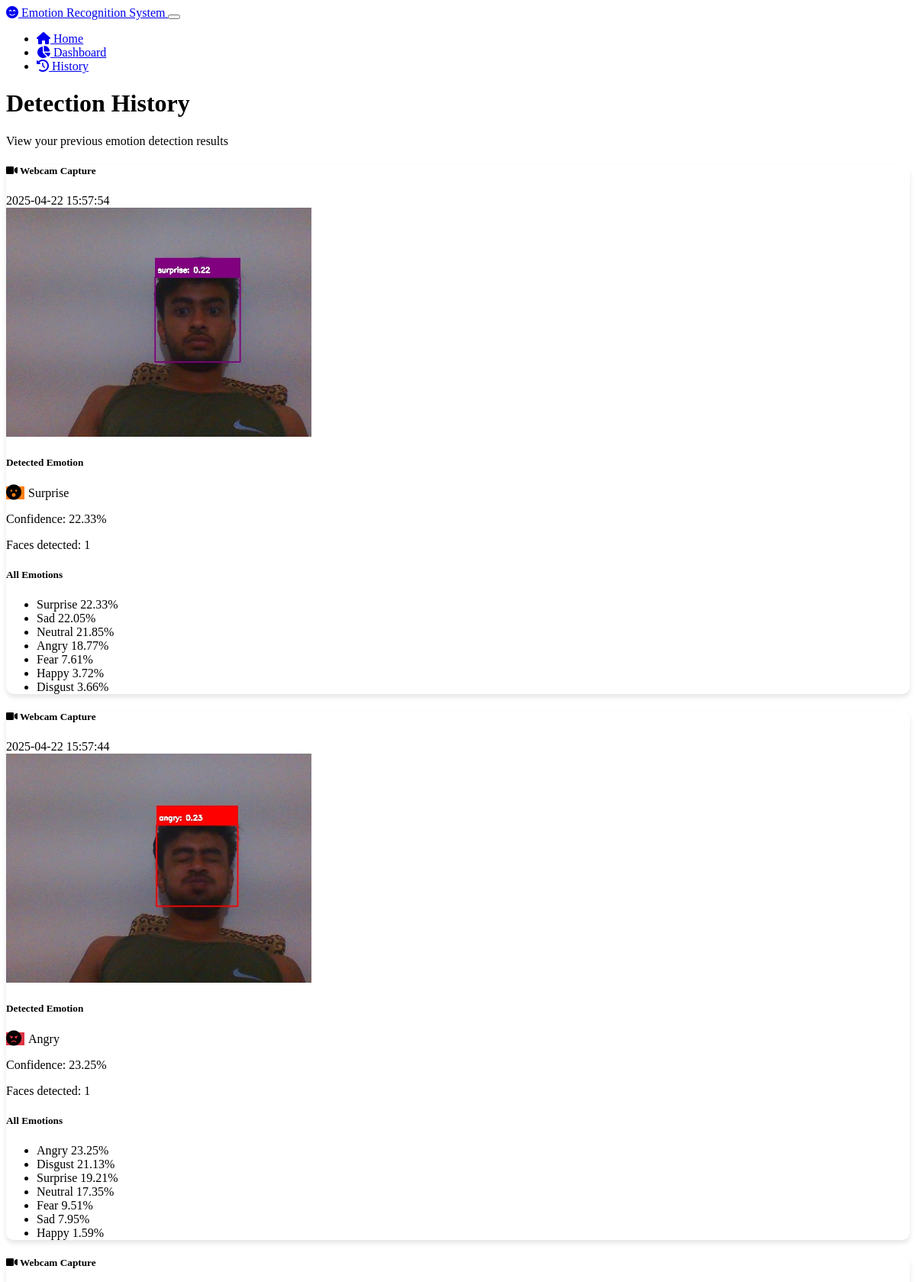
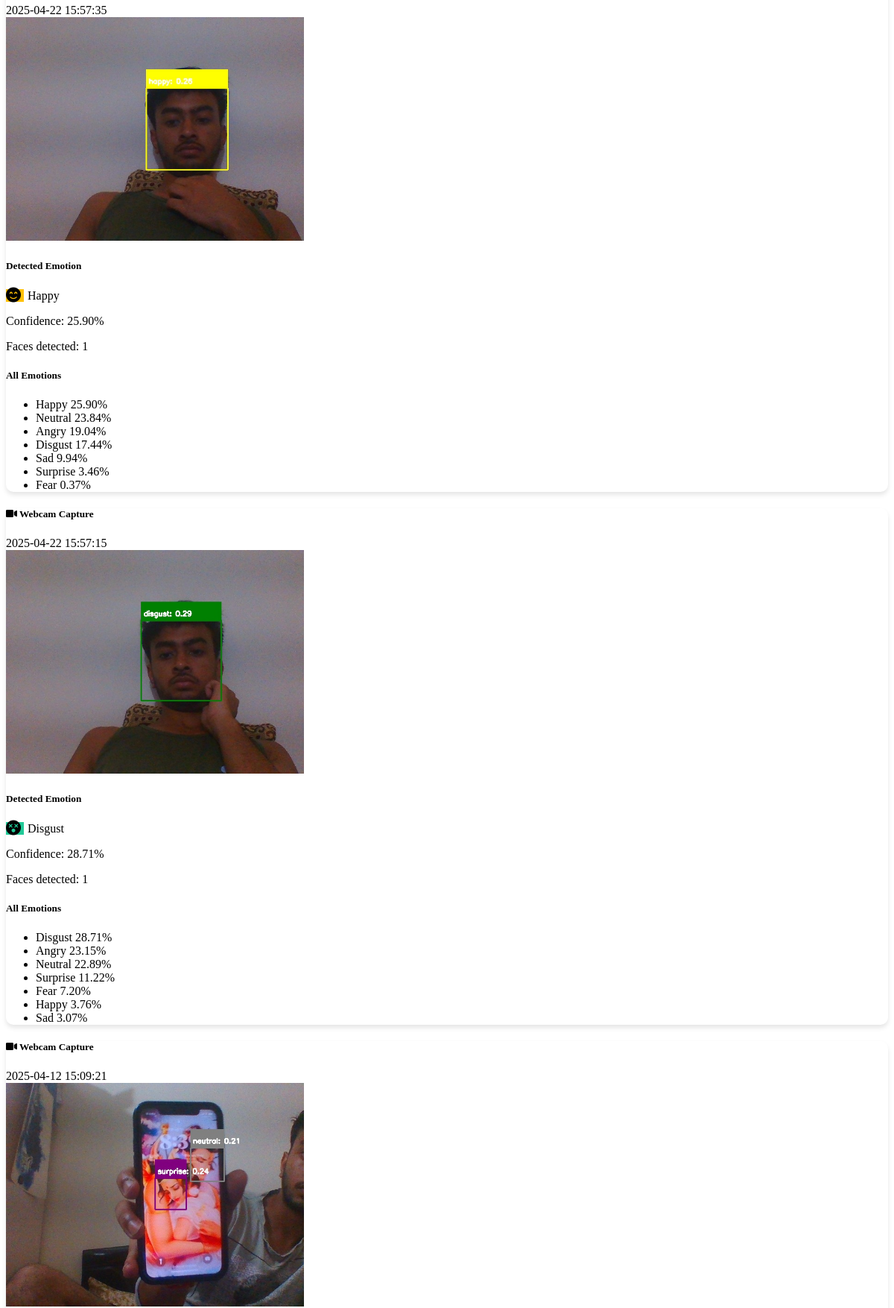
Page /history?page=2 (upper part) on the committed database (2 pictures, top to bottom).
### models.py (models this page shows, shortened)
class EmotionResult(db.Model):
    id = db.Column(db.Integer, primary_key=True)
    timestamp = db.Column(db.DateTime, default=datetime.utcnow)
    filename = db.Column(db.String(255))
    source_type = db.Column(db.String(20))  # 'upload' or 'webcam'
    emotions_json = db.Column(db.Text)
    @property
    def emotions(self):
        if self.emotions_json:
            return json.loads(self.emotions_json)
        return {}
    dominant_emotion = db.Column(db.String(50))
    confidence = db.Column(db.Float)
    faces_detected = db.Column(db.Integer, default=0)

### routes.py (the view)
@app.route('/history')
def history():
    page = request.args.get('page', 1, type=int)
    per_page = 10
    results = EmotionResult.query.order_by(EmotionResult.timestamp.desc()).paginate(
        page=page, per_page=per_page, error_out=False)
    return render_template('history.html', results=results)

### templates/history.html (shortened to what this page needs)
{% extends 'layout.html' %}
{% block content %}
<div class="row mb-4">
    <div class="col-md-12">
        <h1 class="display-5">Detection History</h1>
        <p class="lead">View your previous emotion detection results</p>
    </div>
</div>
{% if results.items %}
    <div class="row">
        {% for result in results.items %}
            <div class="col-md-6 mb-4">
                <div class="card emotion-card">
                    <div class="card-header {% if result.source_type == 'upload' %}bg-primary{% else %}bg-success{% endif %} text-white">
                        <div class="d-flex justify-content-between align-items-center">
                            <h5 class="mb-0">
                                {% if result.source_type == 'upload' %}
                                    <i class="fas fa-image me-2"></i> Uploaded Image
                                {% else %}
                                    <i class="fas fa-video me-2"></i> Webcam Capture
                                {% endif %}
                            </h5>
                            <span class="badge bg-light text-dark">{{ result.timestamp.strftime('%Y-%m-%d %H:%M:%S') }}</span>
                        </div>
                    </div>
                    <div class="card-body">
                        {% if result.filename %}
                            <div class="text-center mb-4">
                                <img src="{{ url_for('uploaded_file', filename=result.filename) }}"
                                     alt="Detection result"
                                     class="img-fluid rounded"
                                     style="max-height: 300px;">
                            </div>
                        {% endif %}
                        <div class="row">
                            <div class="col-md-6">
                                <h5>Detected Emotion</h5>
                                <div class="d-flex align-items-center mb-3">
                                    <span class="badge emotion-badge p-2 me-2
                                        {% if result.dominant_emotion == 'angry' %}emotion-angry
                                        {% elif result.dominant_emotion == 'disgust' %}emotion-disgust
                                        {% elif result.dominant_emotion == 'fear' %}emotion-fear
                                        {% elif result.dominant_emotion == 'happy' %}emotion-happy
                                        {% elif result.dominant_emotion == 'sad' %}emotion-sad
                                        {% elif result.dominant_emotion == 'surprise' %}emotion-surprise
                                        {% else %}emotion-neutral{% endif %}">
                                        <i class="fas
                                            {% if result.dominant_emotion == 'angry' %}fa-angry
                                            {% elif result.dominant_emotion == 'disgust' %}fa-dizzy
                                            {% elif result.dominant_emotion == 'fear' %}fa-grimace
                                            {% elif result.dominant_emotion == 'happy' %}fa-smile-beam
                                            {% elif result.dominant_emotion == 'sad' %}fa-sad-tear
                                            {% elif result.dominant_emotion == 'surprise' %}fa-surprise
                                            {% else %}fa-meh{% endif %} fa-lg"></i>
                                    </span>
                                    <span class="fs-5">{{ result.dominant_emotion|capitalize }}</span>
                                </div>
                                <p>Confidence: <span class="fw-bold">{{ "%.2f"|format(result.confidence * 100) }}%</span></p>
                                <p>Faces detected: <span class="badge bg-secondary">{{ result.faces_detected }}</span></p>
                            </div>
                            <div class="col-md-6">
                                <h5>All Emotions</h5>
                                <ul class="list-group">
                                    {% for emotion, score in result.emotions.items()|sort(reverse=True, attribute='1') %}
                                        <li class="list-group-item d-flex justify-content-between align-items-center
                                            {% if emotion == result.dominant_emotion %}active{% endif %}">
                                            {{ emotion|capitalize }}
                                            <span class="badge bg-primary rounded-pill">{{ "%.2f"|format(score * 100) }}%</span>
                                        </li>
                                    {% endfor %}
                                </ul>
                            </div>
                        </div>
                    </div>
                </div>
            </div>
        {% endfor %}
    </div>
{% endif %}
{% endblock %}

### static/css/custom.css (style rules this page uses)
.emotion-card { border-radius: 10px; box-shadow: 0 4px 6px rgba(0, 0, 0, 0.1); transition: transform 0.3s, box-shadow 0.3s; }
.emotion-badge { margin-right: 5px; margin-bottom: 5px; }
.emotion-angry { background-color: #dc3545; }
.emotion-disgust { background-color: #20c997; }
.emotion-happy { background-color: #ffc107; color: #000; }
.emotion-surprise { background-color: #fd7e14; }

### rows in the picture
EmotionResult: source_type "Webcam Capture", timestamp "2025-04-22 15:57:54", filename (picture), dominant_emotion "Surprise", result.confidence*100 "22.33", faces_detected "1", emotions "Surprise" "Sad" "Neutral" "Angry" "Fear" "Happy" "Disgust", score "22.33" "22.05" "21.85" "18.77" "7.61" "3.72" "3.66"
EmotionResult: source_type "Webcam Capture", timestamp "2025-04-22 15:57:44", filename (picture), dominant_emotion "Angry", result.confidence*100 "23.25", faces_detected "1", emotions "Angry" "Disgust" "Surprise" "Neutral" "Fear" "Sad" "Happy", score "23.25" "21.13" "19.21" "17.35" "9.51" "7.95" "1.59"
EmotionResult: source_type "Webcam Capture", timestamp "2025-04-22 15:57:35", filename (picture), dominant_emotion "Happy", result.confidence*100 "25.90", faces_detected "1", emotions "Happy" "Neutral" "Angry" "Disgust" "Sad" "Surprise" "Fear", score "25.90" "23.84" "19.04" "17.44" "9.94" "3.46" "0.37"
EmotionResult: source_type "Webcam Capture", timestamp "2025-04-22 15:57:15", filename (picture), dominant_emotion "Disgust", result.confidence*100 "28.71", faces_detected "1", emotions "Disgust" "Angry" "Neutral" "Surprise" "Fear" "Happy" "Sad", score "28.71" "23.15" "22.89" "11.22" "7.20" "3.76" "3.07"
EmotionResult: source_type "Webcam Capture", timestamp "2025-04-12 15:09:21", filename (picture)
